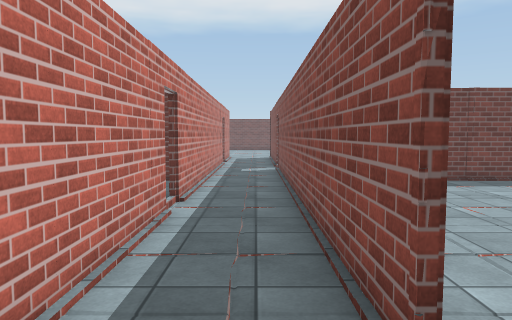
View 1 (above)

23 first-person views from a walk through a 3-D level made in the Unity game engine. The camera is 1.5 m above the floor, tilts 4° down and sees 70° across. The floor is counted in squares, 1 m on a side. Each view is taken from the middle of a square. On the plan, view 1 faces up. The plan holds only what a view shows up to about 16 squares ahead; the rest is blank. The place goes on beyond the plan. Door leaves are left out, so doorways stand open. Surface patterns are stand-ins for the level's own textures.

View 2
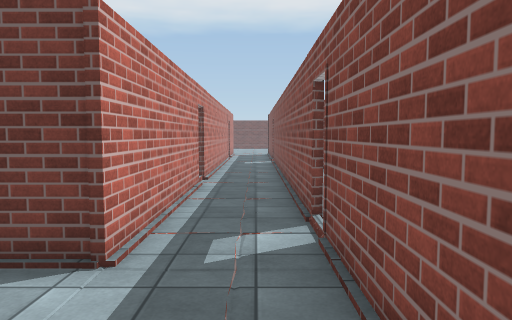

View 3
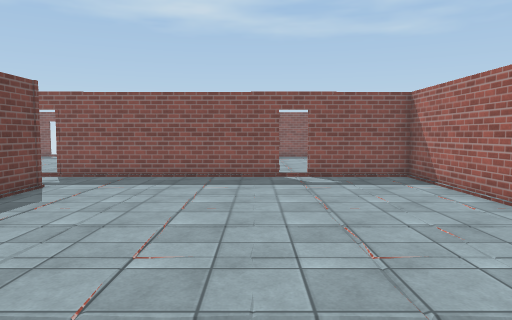

View 4
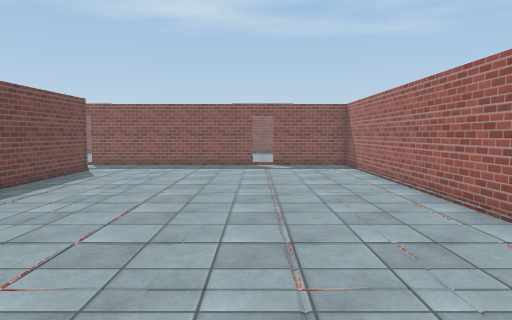

View 5
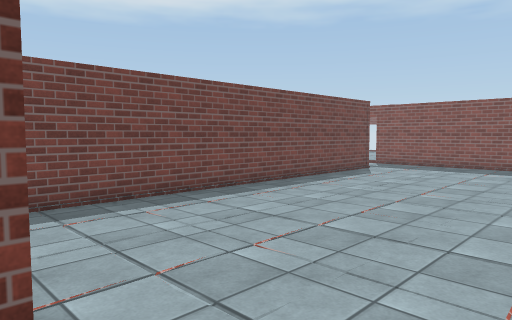

View 6
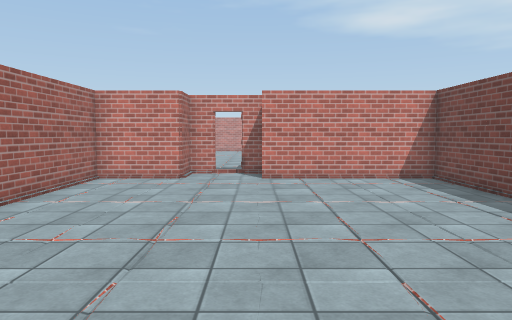

View 7
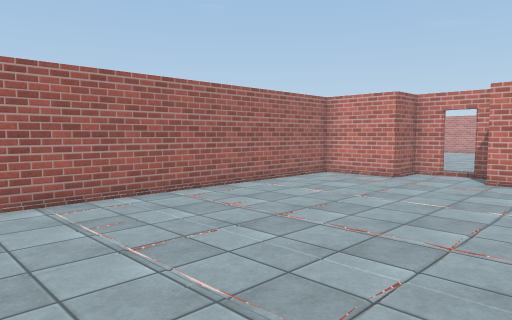

View 8
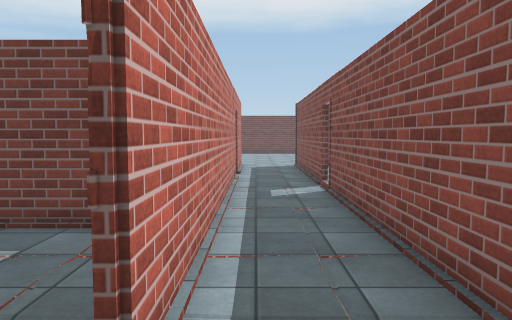

View 9
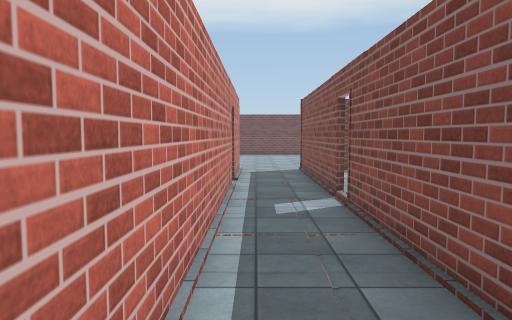

View 10
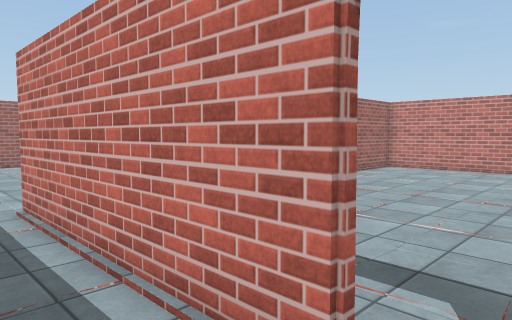

View 11
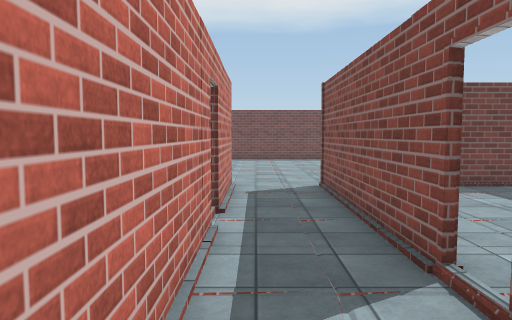

View 12
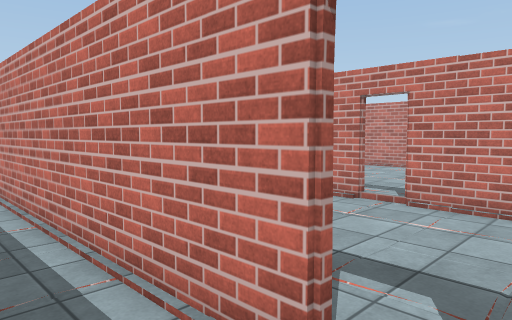

View 13
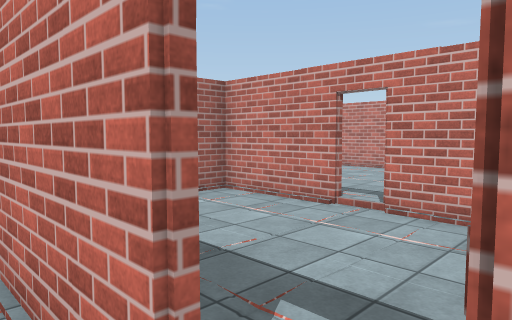

View 14
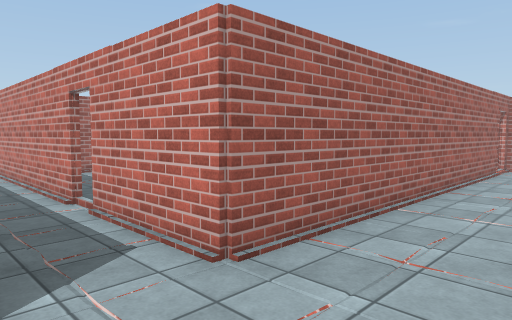

View 15
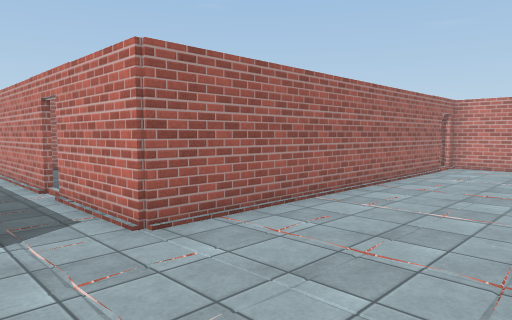

View 16
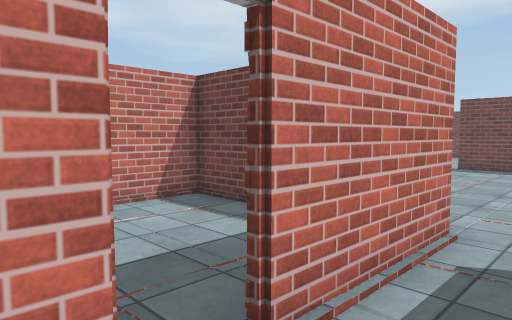

View 17
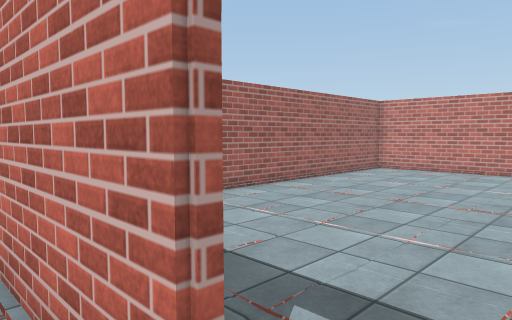

View 18
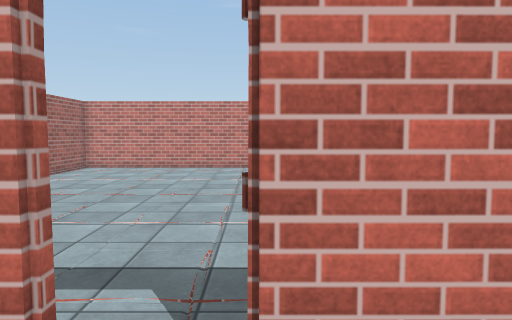

View 19
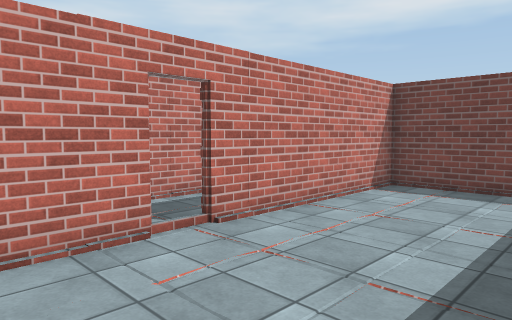

View 20
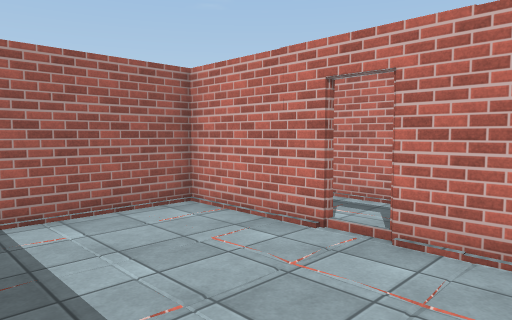

View 21
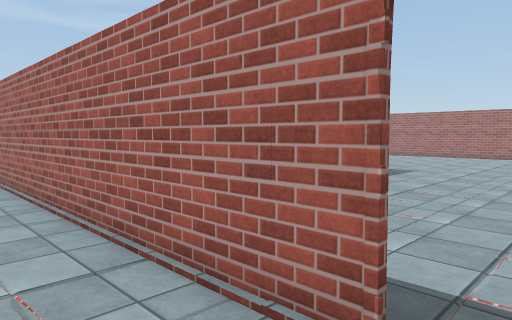

View 22
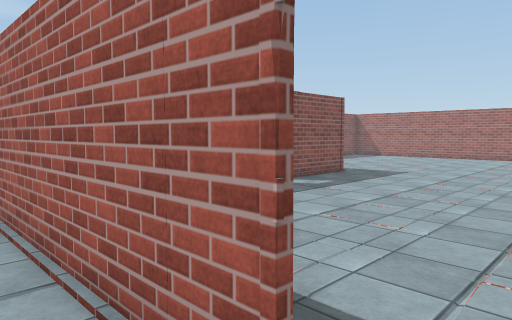

View 23
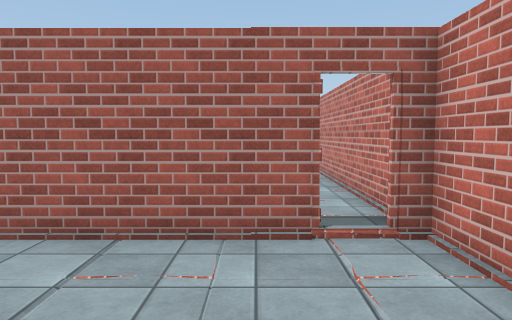

### Floor plan
Key: @ floor where view 1 was taken; # wall or solid block; . floor; D open door; T thing the floor can be seen under or through.
Columns run from 18 left of view 1 to 6 right of it. Each row starts with its distance up from view 1.
 29     .          .....
 28            .........
 27       ..............
 26  #..................
 25  #..................
 24  #DD#############..######
 23  ##       #...  #..#.....
 22   #...    #.... #..#....
 21   #....   #.....#..#....
 20   #....   # ....D..#....
 19   #.....  #.....D..#.....
 18   #...... #.....#..#....
 17   #.......T ....#..#....
 16   # ......D ....#..D....
 15   # ......# ....#..#....
 14   #.......#.....#..#....
 13    .......#.....#..#.....
 12    .......#######..######
 11      ......  ...#..#
 10      .....    ..#..#
  9      ....      .#..#
  8      ...........D..#  ..
  7    .............D..#  ..
  6    .............#..# ..
  5   #.............#..#...
  4   #............ #..#..
  3   #...........  #..#..
  2   #..........   #..D
  1  ##.........    #..D
  0  ################.@#
 -1  #.................#
 -2  #.................#
 -3  #.................#
 -4  #.................#
 -5  #.................#
 -6 ##.................#
 -7 D..................D ..
 -8 #..................D ..
 -9 ##.................#
-10  #.................#
-11  #.................#
-12  ###################

Where each view was taken, in squares from view 1:
view 1: 0 up, 0 right, facing up
view 2: 4 down, 0 right, facing up
view 3: 6 down, 12 left, facing right
view 4: 7 down, 17 left, facing right
view 5: 8 down, 17 left, facing up-right
view 6: 6 down, 4 left, facing left
view 7: 3 down, 4 left, facing down-left
view 8: 6 up, 1 left, facing up
view 9: 8 up, 1 left, facing up
view 10: 8 up, 0 right, facing down-left
view 11: 13 up, 1 left, facing up
view 12: 20 up, 0 right, facing down-left
view 13: 20 up, 1 left, facing down-left
view 14: 27 up, 1 right, facing down-left
view 15: 29 up, 1 right, facing down-left
view 16: 18 up, 0 right, facing up-left
view 17: 8 up, 1 left, facing down-left
view 18: 8 up, 0 right, facing left
view 19: 13 up, 6 right, facing up-left
view 20: 19 up, 6 right, facing down-left
view 21: 26 up, 16 left, facing down-right
view 22: 25 up, 16 left, facing down-right
view 23: 29 up, 14 left, facing down
